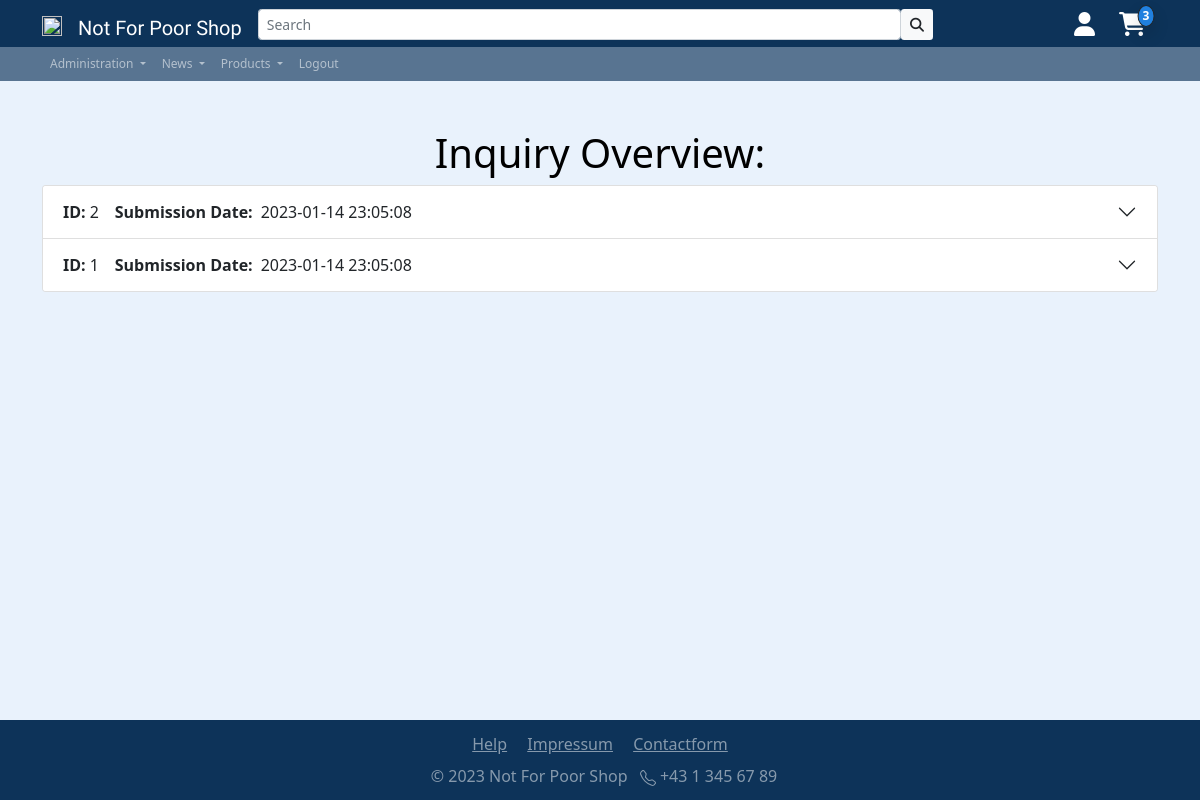
Page /app/inc/pgs/contact_overview.php (signed in) on the committed database.
### tables this page shows
CREATE TABLE `contact_query` (
  `id` int(11) NOT NULL,
  `created` datetime NOT NULL DEFAULT current_timestamp(),
  `name` varchar(256) NOT NULL,
  `email` varchar(256) NOT NULL,
  `subject` varchar(256) NOT NULL,
  `message` text NOT NULL
);

### app/inc/pgs/contact_overview.php (the view, shortened to what this page needs)
<!DOCTYPE html>
<html lang="en">
<head>
    <?php
        include '../includes/head.php';
    ?>
</head>
<body class="d-flex flex-column min-vh-100">
    <div class="container site-font-color">
        <h1 class="h1 mt-5 text-center">Inquiry Overview:</h1>
        <?php
        require_once('../../config/dbaccess.php');
    $db_obj = new mysqli($host, $user, $password, $database);
    $sql =  "SELECT * FROM contact_query ORDER BY ID DESC";
    $result = $db_obj->query($sql);
    while ($row = $result->fetch_assoc()) {
        $field1name = $row["id"];
        $field2name = $row["created"];
        $field3name = $row["name"];
        $field4name = $row["email"];
        $field5name = $row["subject"];
        $field6name = $row["message"];
        echo "
            <div class='accordion-item'>
                <h2 class='accordion-header' id='panelsStayOpen-headingOne'>
                    <button class='accordion-button collapsed' type='button' data-bs-toggle='collapse' data-bs-target='#panelsStayOpen-collapseOne' aria-expanded='false' aria-controls='panelsStayOpen-collapseOne'>
                    <strong class='me-1'>ID:</strong>  $field1name <strong class='ms-3 me-2'>Submission Date:</strong> $field2name
                </button>
                </h2>
                <div id='panelsStayOpen-collapseOne' class='accordion-collapse collapse' aria-labelledby='panelsStayOpen-headingOne'>
                    <div class='accordion-body'>
                        <strong class='h2'>Subject: $field5name</strong> <br>
                        <strong>Name:</strong> $field3name <strong>Email:</strong> $field4name <br>
                        $field6name
                    </div>
                </div>
            </div>";
    }
    ?>
    </div>
    <?php
    include '../includes/footer.php';
    ?>
</body>
</html>

### app/res/css/styles.css (style rules this page uses)
html { height: 100%; }
body { background-color: #e9f2fc; font-family: "Segoe UI", Tahoma, Geneva, Verdana, sans-serif; background-image: none; background-repeat: no-repeat; background-position: center; background-attachment: fixed; }
.site-font-color { color: #000000; }

### rows in the picture
contact_query: id "2", created "2023-01-14 23:05:08"
contact_query: id "1", created "2023-01-14 23:05:08"

### other values in the picture
$currentShoppingcartAmount "3"
